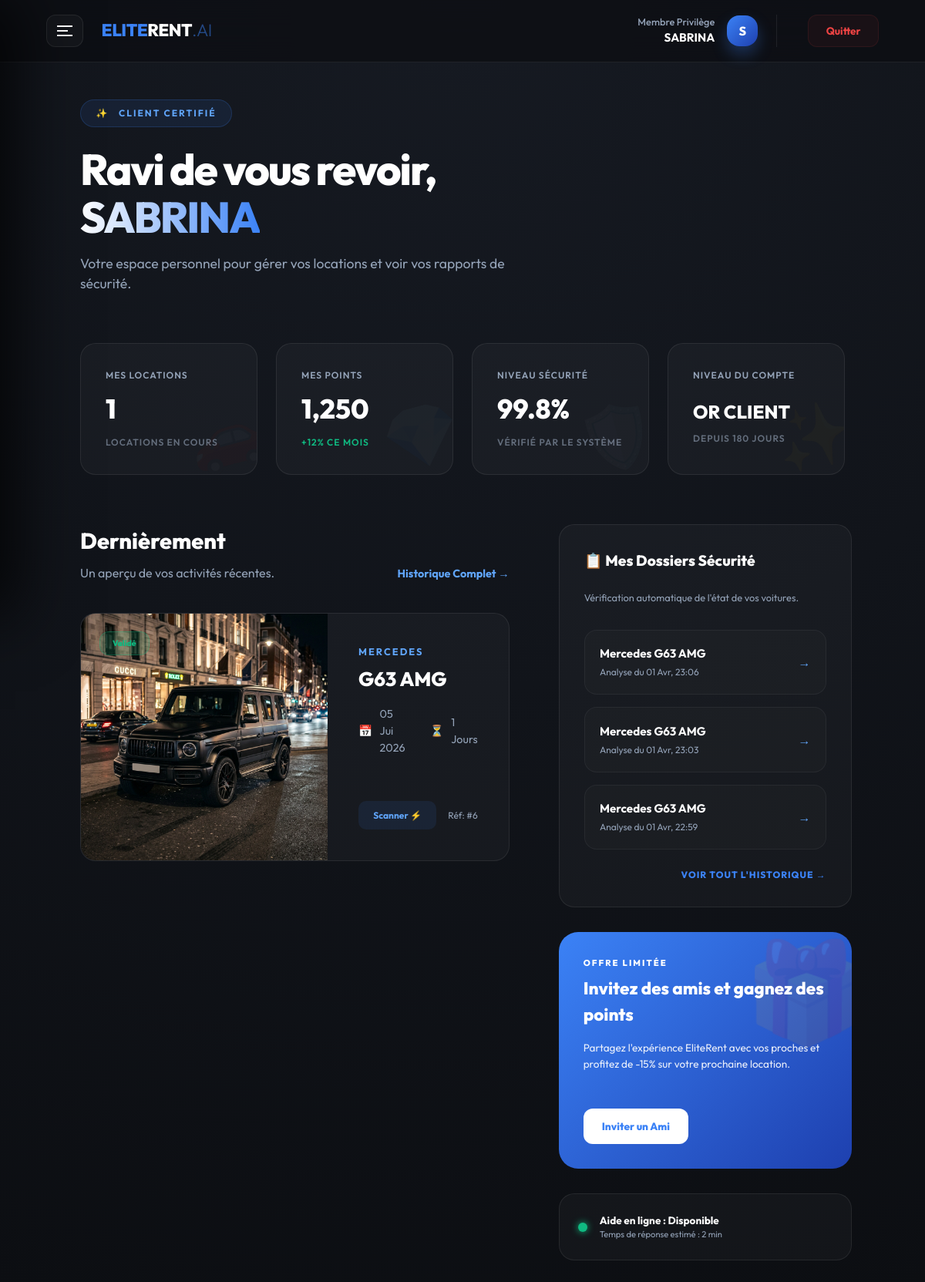
The app's page /client/dashboard/ (signed in) with its own data.
### inspections/models.py (models this page shows, shortened)
class Booking(models.Model):
    user = models.ForeignKey(User, on_delete=models.CASCADE, related_name="bookings", null=True, blank=True)
    car = models.ForeignKey(Car, on_delete=models.CASCADE, related_name="bookings")
    customer_name = models.CharField(max_length=200)
    start_date = models.DateField()
    duration_days = models.PositiveIntegerField(default=1)
    phone_number = models.CharField(max_length=20)
    id_card_photo = models.ImageField(upload_to="id_cards/")
    STATUS_CHOICES = [
        ('pending', 'En attente'),
        ('validated', 'Validé'),
        ('cancelled', 'Annulé'),
    ]
    status = models.CharField(max_length=20, choices=STATUS_CHOICES, default='pending')
    has_chauffeur = models.BooleanField(default=False, verbose_name="Chauffeur Privé (+150€/j)")
    has_insurance = models.BooleanField(default=False, verbose_name="Assurance Premium (+50€/j)")
    has_gps = models.BooleanField(default=False, verbose_name="Pack WiFi & GPS HP (+20€/j)")
    created_at = models.DateTimeField(auto_now_add=True)

class Car(models.Model):
    STATUS_CHOICES = [
        ('excellent', 'Excellent État'),
        ('good', 'Bon État'),
        ('damaged', 'Dommages Détectés'),
        ('maintenance', 'En Maintenance'),
    ]
    brand = models.CharField(max_length=100)
    model_name = models.CharField(max_length=100)
    year = models.IntegerField()
    license_plate = models.CharField(max_length=20, unique=True)
    price_per_day = models.DecimalField(max_digits=10, decimal_places=2)
    image = models.ImageField(upload_to="cars/", blank=True, null=True)
    status = models.CharField(max_length=20, choices=STATUS_CHOICES, default='excellent')
    description = models.TextField(blank=True)
    created_at = models.DateTimeField(auto_now_add=True)
    class Meta:
        ordering = ["-created_at"]

class Inspection(models.Model):
    INSPECTION_TYPES = [
        ('pickup', 'Départ (Prise en charge)'),
        ('return', 'Retour (Restitution)'),
    ]
    car = models.ForeignKey(Car, on_delete=models.CASCADE, related_name="inspections", null=True, blank=True)
    inspection_type = models.CharField(max_length=10, choices=INSPECTION_TYPES, default='pickup')
    image_input = models.ImageField(upload_to="inputs/")
    image_output = models.ImageField(upload_to="outputs/", blank=True, null=True)
    result_json = models.JSONField(default=dict)
    created_at = models.DateTimeField(auto_now_add=True)
    class Meta:
        ordering = ["-created_at"]

### inspections/views.py (the view)
# urls.py: path("client/dashboard/", views.client_dashboard, name="dashboard"),
@client_required
def client_dashboard(request):
    if hasattr(request.user, 'profile') and request.user.profile.role == 'admin':
        return redirect("inspections:admin_dashboard")
    latest_bookings = Booking.objects.filter(user=request.user).order_by('-created_at')[:3]
    inspections = Inspection.objects.filter(car__bookings__user=request.user).distinct().order_by('-created_at')[:3]
    return render(request, "inspections/client_dashboard.html", {
        "bookings": latest_bookings,
        "inspections": inspections,
        "total_bookings": Booking.objects.filter(user=request.user).count(),
        "loyalty_score": 1250,
    })

### inspections/context_processors.py (called while the page is built)
def pending_bookings_count(request):
    if request.user.is_authenticated and hasattr(request.user, 'profile') and request.user.profile.role == 'admin':
        count = Booking.objects.filter(status='pending').count()
        return {'pending_count': count}
    return {'pending_count': 0}

### inspections/templates/inspections/client_dashboard.html (shortened to what this page needs)
{% extends "inspections/client_base.html" %}
{% block content %}
<div class="dashboard-container fade-in">
    <header class="hero-section">
        <div class="hero-badge">
            <span>✨</span> {% if user.profile.role == 'admin' %}ADMINISTRATEUR{% else %}Client Certifié{% endif %}
        </div>
        <h1 class="hero-title">
            Ravi de vous revoir,<br>
            <span style="background: linear-gradient(to right, #fff, #3b82f6); -webkit-background-clip: text; background-clip: text; -webkit-text-fill-color: transparent;">{{ request.user.username }}</span>
        </h1>
        <p class="hero-subtitle">Votre espace personnel pour gérer vos locations et voir vos rapports de sécurité.</p>
    </header>
    <div class="metrics-grid">
        <div class="metric-card glass">
            <div class="metric-label">Mes Locations</div>
            <div class="metric-value">{{ total_bookings }}</div>
            <div class="metric-label" style="opacity: 0.6;">Locations en cours</div>
            <div class="metric-icon">🚗</div>
        </div>
        <div class="metric-card glass">
            <div class="metric-label">Mes Points</div>
            <div class="metric-value">1,250</div>
            <div class="metric-label" style="color: #10b981;">+12% ce mois</div>
            <div class="metric-icon">💎</div>
        </div>
        <div class="metric-card glass">
            <div class="metric-label">Niveau Sécurité</div>
            <div class="metric-value">99.8%</div>
            <div class="metric-label" style="opacity: 0.6;">Vérifié par le système</div>
            <div class="metric-icon">🛡️</div>
        </div>
        <div class="metric-card glass">
            <div class="metric-label">Niveau du Compte</div>
            <div class="metric-value" style="font-size: 1.5rem; margin-top: 1.2rem;">OR CLIENT</div>
            <div class="metric-label" style="opacity: 0.6;">Depuis 180 jours</div>
            <div class="metric-icon">✨</div>
        </div>
    </div>
    <div class="main-content" style="display: grid; grid-template-columns: 1fr 380px; gap: 4rem; align-items: start;">
        <section>
            <div class="section-header">
                <div>
                    <h2 class="section-title">Dernièrement</h2>
                    <p style="color: var(--text-secondary); margin-top: 0.5rem;">Un aperçu de vos activités récentes.</p>
                </div>
                <a href="{% url 'inspections:client_bookings' %}" style="color: var(--accent-light); font-weight: 700; text-decoration: none; font-size: 0.9rem;">Historique Complet →</a>
            </div>
            <div class="booking-grid">
                {% for booking in bookings %}
                <div class="booking-card glass">
                    <div class="booking-image">
                        {% if booking.car.image %}
                        <img src="{{ booking.car.image.url }}" alt="{{ booking.car.model_name }}">
                        {% endif %}
                        <div class="status-overlay">
                            <span class="badge-status status-{{ booking.status }}" style="padding: 8px 16px; border-radius: 12px; font-weight: 800; font-size: 0.65rem;">
                                {{ booking.get_status_display }}
                            </span>
                        </div>
                    </div>
                    <div class="booking-content">
                        <div>
                            <div class="booking-brand">{{ booking.car.brand }}</div>
                            <h3 class="booking-model">{{ booking.car.model_name }}</h3>
                            <div class="booking-meta">
                                <div class="meta-item">
                                    <span>📅</span>
                                    <span>{{ booking.start_date|date:"d M Y" }}</span>
                                </div>
                                <div class="meta-item">
                                    <span>⏳</span>
                                    <span>{{ booking.duration_days }} Jours</span>
                                </div>
                            </div>
                        </div>
                        <div style="margin-top: 1.5rem; display: flex; justify-content: space-between; align-items: center;">
                             <a href="{% url 'inspections:car_analyze' car_id=booking.car.id %}" style="font-weight: 700; color: var(--accent-light); text-decoration: none; font-size: 0.75rem; background: rgba(59, 130, 246, 0.1); padding: 0.6rem 1.2rem; border-radius: 10px;">
                                Scanner <span>⚡</span>
                             </a>
                             <div style="font-size: 0.75rem; color: var(--text-secondary);">Réf: #{{ booking.id }}</div>
                        </div>
                    </div>
                </div>
                {% empty %}
                <div class="glass" style="padding: 4rem; text-align: center; border: 1px dashed rgba(255,255,255,0.1);">
                    <h3 style="font-weight: 800; margin-bottom: 1rem;">Prêt pour une nouvelle aventure ?</h3>
                    <a href="{% url 'inspections:car_fleet' %}" class="action-btn">Voir la Flotte</a>
                </div>
                {% endfor %}
            </div>
        </section>
        <aside>
            <div class="side-panel glass" id="mes-rapports">
                <h3 style="font-size: 1.2rem; font-weight: 800; margin-bottom: 1.5rem;">📋 Mes Dossiers Sécurité</h3>
                <p style="color: var(--text-secondary); font-size: 0.8rem; margin-bottom: 2rem;">Vérification automatique de l'état de vos voitures.</p>
                <div class="reports-list">
                    {% for inspection in inspections %}
                    <a href="{% url 'inspections:report_detail' inspection.pk %}" class="report-item">
                        <div class="report-info">
                            <h5>{{ inspection.car.brand }} {{ inspection.car.model_name }}</h5>
                            <p>Analyse du {{ inspection.created_at|date:"d M, H:i" }}</p>
                        </div>
                        <div style="color: var(--accent-light); font-weight: 800;">→</div>
                    </a>
                    {% empty %}
                    <div style="text-align: center; padding: 2rem; color: var(--text-secondary); font-size: 0.85rem;">
                        Aucun rapport disponible.
                    </div>
                    {% endfor %}
                    {% if inspections %}
                    <a href="{% url 'inspections:client_reports' %}" style="display: block; text-align: right; color: var(--accent-client); font-size: 0.75rem; font-weight: 800; text-decoration: none; margin-top: 1.5rem; text-transform: uppercase; letter-spacing: 1px;">
                        Voir tout l'historique →
                    </a>
                    {% endif %}
                </div>
            </div>
            <div class="quick-action-card">
                <div style="position: relative; z-index: 2;">
                    <div style="font-size: 0.7rem; font-weight: 800; text-transform: uppercase; letter-spacing: 2px; margin-bottom: 0.5rem;">Offre Limitée</div>
                    <h4 style="font-size: 1.4rem; font-weight: 800; margin-bottom: 1rem;">Invitez des amis et gagnez des points</h4>
                    <p style="font-size: 0.85rem; opacity: 0.9; margin-bottom: 1.5rem;">Partagez l'expérience EliteRent avec vos proches et profitez de -15% sur votre prochaine location.</p>
                    <a href="{% url 'inspections:invite_friend' %}" class="action-btn">Inviter un Ami</a>
                </div>
                <div style="position: absolute; right: -20px; top: -20px; font-size: 8rem; opacity: 0.1; z-index: 1;">🎁</div>
            </div>
            <div class="glass" style="margin-top: 2rem; padding: 1.5rem; display: flex; align-items: center; gap: 1rem;">
                <div style="width: 12px; height: 12px; background: #10b981; border-radius: 50%; box-shadow: 0 0 10px #10b981;"></div>
                <div style="flex: 1;">
                    <div style="font-size: 0.85rem; font-weight: 700;">Aide en ligne : Disponible</div>
                    <div style="font-size: 0.7rem; color: var(--text-secondary);">Temps de réponse estimé : 2 min</div>
                </div>
            </div>
        </aside>
    </div>
</div>
{% endblock %}

### inspections/templates/inspections/client_base.html (shortened to what this page needs)
<!DOCTYPE html>
<html lang="fr" class="h-full">
<head>
    <script src="https://cdn.tailwindcss.com"></script>
</head>
<body>
    <nav class="client-nav">
        <div style="display: flex; align-items: center; gap: 1.5rem;">
            <button onclick="toggleClientMenu()" class="toggle-btn" aria-label="Menu">
                <div style="width: 20px;"></div>
                <div style="width: 14px;"></div>
                <div style="width: 20px;"></div>
            </button>
            <a href="{% url 'inspections:car_fleet' %}" style="font-size: 1.4rem; font-weight: 800; color: var(--accent-client); text-decoration: none; letter-spacing: -0.5px;">
                ELITE<span style="color:white">RENT</span><span style="opacity: 0.5; font-weight: 300;">.AI</span>
            </a>
        </div>
        <div style="display: flex; align-items: center; gap: 2.5rem;">
            <div style="display: flex; align-items: center; gap: 1rem; padding-right: 1.5rem; border-right: 1px solid var(--glass-border);">
                 <div style="text-align: right;">
                    <div style="font-size: 0.8rem; color: var(--text-secondary); font-weight: 500;">Membre Privilège</div>
                    <div style="font-size: 0.95rem; font-weight: 700; color: white;">{{ user.username }}</div>
                 </div>
                 <div class="avatar-client" style="width: 40px; height: 40px; font-size: 1rem;">{{ user.username|first|upper }}</div>
            </div>
            <a href="{% url 'inspections:logout' %}" style="color: #ef4444; font-weight: 700; font-size: 0.85rem; text-decoration: none; padding: 0.6rem 1.4rem; background: rgba(239, 68, 68, 0.05); border: 1px solid rgba(239, 68, 68, 0.1); border-radius: 12px; transition: 0.3s;">
                Quitter
            </a>
        </div>
    </nav>
    <main class="container mx-auto px-4">
        {% block content %}{% endblock %}
    </main>
</body>
</html>

### inspections/templates/inspections/client_base.html (style rules this page uses)
:root { --bg-client: #0c0e12; --card-client: rgba(22, 26, 34, 0.6); --accent-client: #3b82f6; --accent-light: #60a5fa; --text-primary: #ffffff; --text-secondary: #94a3b8; --glass-border: rgba(255, 255, 255, 0.08); --glass-bg: rgba(255, 255, 255, 0.03); --premium-gradient: linear-gradient(135deg, #3b82f6 0%, #1e40af 100%); }
body { font-family: 'Outfit', sans-serif; background: radial-gradient(circle at 50% 0%, #161a22 0%, #0c0e12 100%); color: var(--text-primary); margin: 0; line-height: 1.6; overflow-x: hidden; min-height: 100vh; }
.glass { background: var(--glass-bg); backdrop-filter: blur(20px); border: 1px solid var(--glass-border); border-radius: 20px; }
.client-nav { display: flex; justify-content: space-between; align-items: center; padding: 1.2rem 5%; background: rgba(12, 14, 18, 0.7); backdrop-filter: blur(25px); position: sticky; top: 0; z-index: 1000; border-bottom: 1px solid var(--glass-border); }
.toggle-btn { background: var(--glass-bg); border: 1px solid var(--glass-border); border-radius: 12px; padding: 0.8rem; cursor: pointer; transition: all 0.3s cubic-bezier(0.4, 0, 0.2, 1); display: flex; flex-direction: column; gap: 4px; }
.toggle-btn div { height: 2px; background: white; transition: 0.3s; }
.avatar-client { width: 54px; height: 54px; border-radius: 16px; background: var(--premium-gradient); display: flex; align-items: center; justify-content: center; font-weight: 800; color: white; font-size: 1.4rem; box-shadow: 0 10px 20px rgba(59, 130, 246, 0.3); }
.fade-in { animation: fadeIn 0.6s ease forwards; }

### records on screen
Booking: car.image (picture), status "Validé", car.brand "MERCEDES", car.model_name "G63 AMG", start_date "05 Jui 2026", duration_days "1", id "6"
Inspection: car.brand "Mercedes", car.model_name "G63 AMG", created_at "01 Avr, 23:06"
Inspection: car.brand "Mercedes", car.model_name "G63 AMG", created_at "01 Avr, 23:03"
Inspection: car.brand "Mercedes", car.model_name "G63 AMG", created_at "01 Avr, 22:59"

### other values on screen
{{ user.username }} "SABRINA"
{{ user.username|first|upper }} "S"
{{ request.user.username }} "SABRINA"
{{ total_bookings }} "1"
